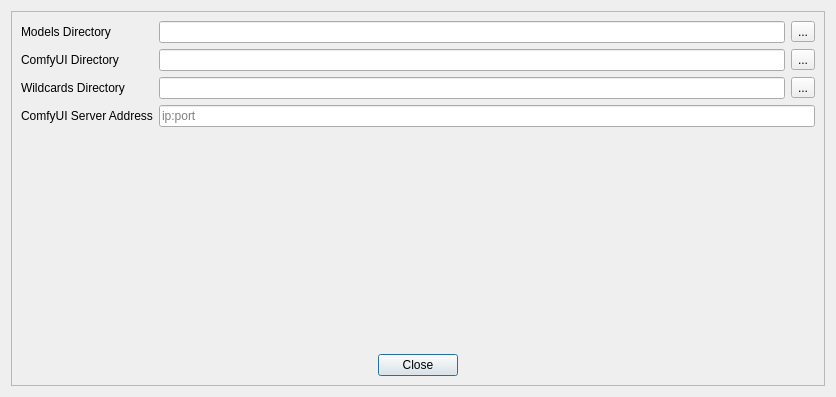
<?xml version="1.0" encoding="UTF-8"?>
<ui version="4.0">
 <class>PreferencesDialog</class>
 <widget class="QDialog" name="PreferencesDialog">
  <property name="geometry">
   <rect>
    <x>0</x>
    <y>0</y>
    <width>836</width>
    <height>397</height>
   </rect>
  </property>
  <property name="windowTitle">
   <string>Preferences</string>
  </property>
  <property name="styleSheet">
   <string notr="true">QToolTip { 
                           background-color: black; 
                           color: white; 
                           border: black solid 1px
                           }</string>
  </property>
  <layout class="QHBoxLayout" name="horizontalLayout">
   <item>
    <widget class="QFrame" name="frame">
     <property name="font">
      <font>
       <family>Segoe UI</family>
       <pointsize>12</pointsize>
      </font>
     </property>
     <property name="frameShape">
      <enum>QFrame::Shape::StyledPanel</enum>
     </property>
     <property name="frameShadow">
      <enum>QFrame::Shadow::Raised</enum>
     </property>
     <layout class="QHBoxLayout" name="horizontalLayout_3">
      <item>
       <layout class="QVBoxLayout" name="verticalLayout">
        <item>
         <layout class="QFormLayout" name="formLayout">
          <item row="0" column="0">
           <widget class="QLabel" name="label_2">
            <property name="text">
             <string>Models Directory</string>
            </property>
           </widget>
          </item>
          <item row="0" column="1">
           <layout class="QHBoxLayout" name="horizontalLayout_10">
            <item>
             <widget class="QLineEdit" name="modelsDirectoryLineEdit">
              <property name="readOnly">
               <bool>true</bool>
              </property>
             </widget>
            </item>
            <item>
             <widget class="QToolButton" name="modelsDirectoryBrowseButton">
              <property name="text">
               <string>...</string>
              </property>
             </widget>
            </item>
           </layout>
          </item>
          <item row="1" column="0">
           <widget class="QLabel" name="label">
            <property name="toolTip">
             <string>The root directory of your comfyUI installation</string>
            </property>
            <property name="text">
             <string>ComfyUI Directory</string>
            </property>
           </widget>
          </item>
          <item row="1" column="1">
           <layout class="QHBoxLayout" name="horizontalLayout_8">
            <item>
             <widget class="QLineEdit" name="comfyUIFolderLineEdit">
              <property name="readOnly">
               <bool>true</bool>
              </property>
             </widget>
            </item>
            <item>
             <widget class="QToolButton" name="comfyUIFolderBrowseButton">
              <property name="text">
               <string>...</string>
              </property>
             </widget>
            </item>
           </layout>
          </item>
          <item row="2" column="0">
           <widget class="QLabel" name="label_3">
            <property name="toolTip">
             <string>The root directory containing wildcards in the form of new line separated text files</string>
            </property>
            <property name="text">
             <string>Wildcards Directory</string>
            </property>
           </widget>
          </item>
          <item row="2" column="1">
           <layout class="QHBoxLayout" name="horizontalLayout_11">
            <item>
             <widget class="QLineEdit" name="wildcardsDirectoryLineEdit">
              <property name="readOnly">
               <bool>true</bool>
              </property>
             </widget>
            </item>
            <item>
             <widget class="QToolButton" name="wildcardsDirectoryBrowseButton">
              <property name="text">
               <string>...</string>
              </property>
             </widget>
            </item>
           </layout>
          </item>
          <item row="3" column="1">
           <layout class="QHBoxLayout" name="horizontalLayout_14">
            <item>
             <widget class="QLineEdit" name="comfyUIServerAddressLineEdit">
              <property name="readOnly">
               <bool>false</bool>
              </property>
              <property name="placeholderText">
               <string>ip:port</string>
              </property>
             </widget>
            </item>
           </layout>
          </item>
          <item row="3" column="0">
           <widget class="QLabel" name="label_4">
            <property name="toolTip">
             <string>The root directory containing wildcards in the form of new line separated text files</string>
            </property>
            <property name="text">
             <string>ComfyUI Server Address</string>
            </property>
           </widget>
          </item>
         </layout>
        </item>
        <item>
         <layout class="QHBoxLayout" name="horizontalLayout_2" stretch="0">
          <property name="spacing">
           <number>6</number>
          </property>
          <property name="sizeConstraint">
           <enum>QLayout::SizeConstraint::SetDefaultConstraint</enum>
          </property>
          <property name="leftMargin">
           <number>0</number>
          </property>
          <item>
           <widget class="QPushButton" name="closeButton">
            <property name="sizePolicy">
             <sizepolicy hsizetype="Fixed" vsizetype="Fixed">
              <horstretch>0</horstretch>
              <verstretch>0</verstretch>
             </sizepolicy>
            </property>
            <property name="text">
             <string>Close</string>
            </property>
           </widget>
          </item>
         </layout>
        </item>
       </layout>
      </item>
     </layout>
    </widget>
   </item>
  </layout>
 </widget>
 <resources/>
 <connections/>
</ui>
